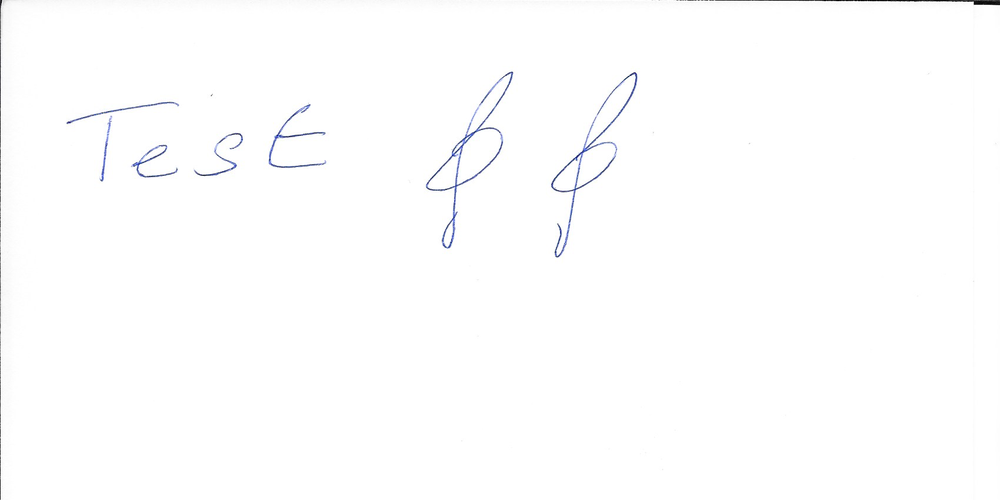
#> input picture input.png, 1000 x 500 px, shrunk from 1700 x 850 before the run
$ python filter.py input.png 5 5
#> lines starting #> are read from the running program, lines starting #| are printed output that depends on the picture; after the words box and inside, x2 and y2 are one past the last pixel; in counts of white or black regions, pixels touching at a corner belong together
import sys
from PIL import Image
import numpy as np
import matplotlib.pyplot as plt

try    : file  = str(sys.argv[1])
except : print(f'Usage for {sys.argv[0]} : ./{sys.argv[0]} <file.png> <tresh=40> <margin=10px>')

try : tresh = int(sys.argv[2])
except : tresh=40

try : margin = int(sys.argv[3])
except : margin = 10

print(f'Running {sys.argv[0]} for tresh={tresh} and margin={margin}px.\n')
###
#define the filter
def filter(val, tresh=50):
    if val < tresh : return 0
    else : return 255

vfilter = np.vectorize(filter, excluded={'tresh'})

###
img  = np.array(Image.open(file))
#> img is the input picture: shape (500, 1000, 4); mean R, G, B, A 253.6, 253.7, 254, 255
data = 255 - np.mean(img, axis=2)
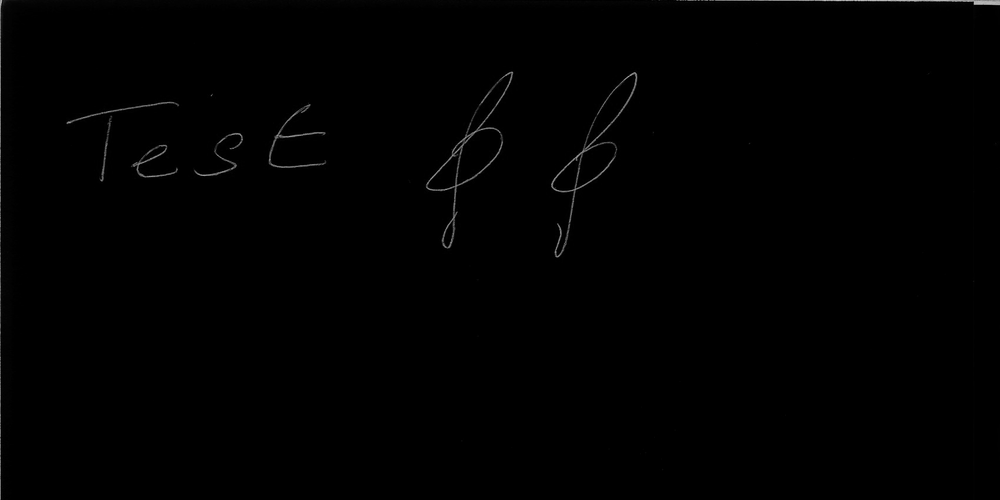
#> data: shape (500, 1000) float64; min 0, max 191.2, mean 0.9
shapey, shapex = data.shape #beware these are inverted !
#> shapey = 500; shapex = 1000
print(f'Img dims : {shapex}x{shapey}px')
#| Img dims : 1000x500px

#remove the margins
X,Y = np.meshgrid(np.arange(shapex), np.arange(shapey))
cond = ((X <= margin) | (shapex - X <= margin)) | ((Y <= margin) | (shapey - Y <= margin))
data = np.where(cond, 0, data) #remove the margins
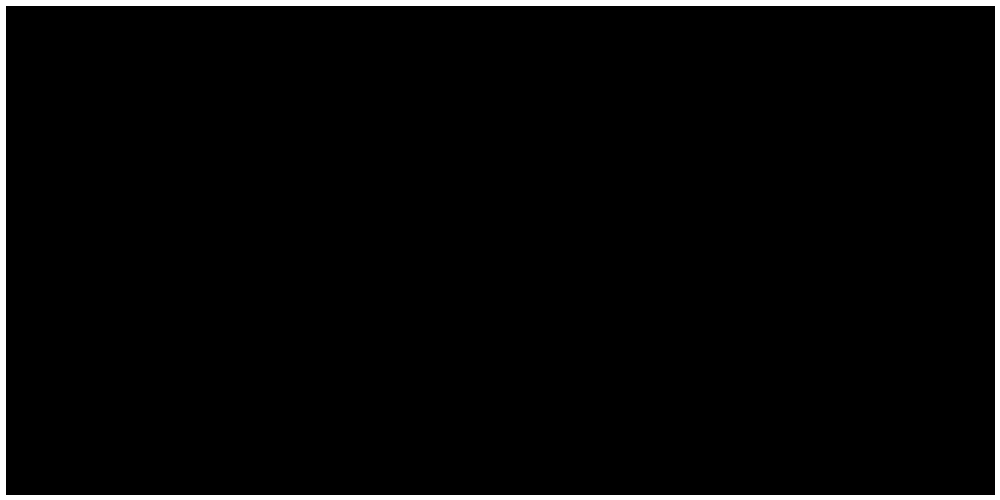
#> cond: shape (500, 1000) bool; 3.3% white; 1 white region, box (x1, y1, x2, y2) and area: (0, 0, 1000, 500) 16379

#filter the image
filtered = vfilter(data, tresh)
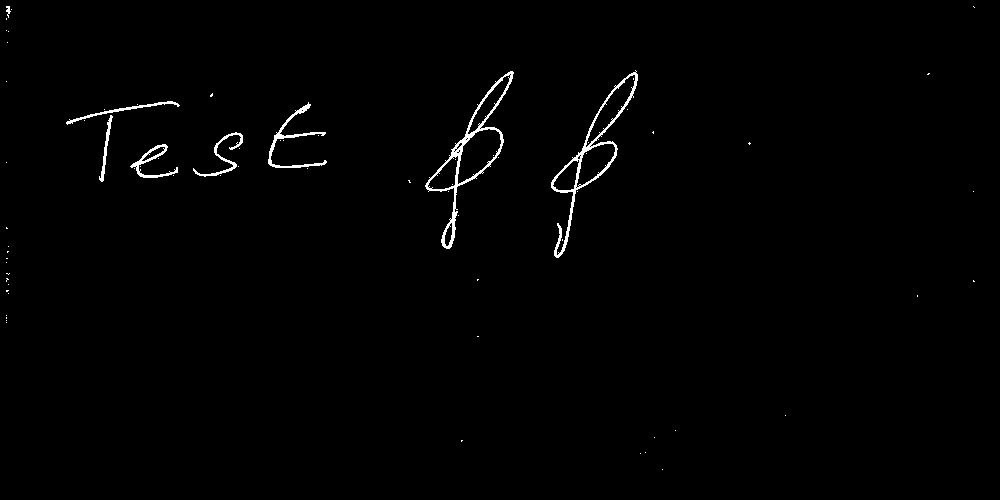
#> filtered: shape (500, 1000) int64; 0.93% white in thin lines or dots, all inside (x1, y1, x2, y2) = (6, 6, 975, 470)

#save the image
rep = 255 - filtered
im = Image.fromarray(rep.astype(np.uint8))
im.save(f"filtered_{file}")
print(f'Saved image as filtered_{file}')

###
fig = plt.figure(figsize=(12,4))
grid = plt.GridSpec(1,3)
ax = fig.add_subplot(grid[1], title='Original')
bx = fig.add_subplot(grid[2], title=f'Filter applied (tresh : {tresh})')
cx = fig.add_subplot(grid[0], title='Filter', aspect=1, xlim=[-1,256], ylim=[-1,256])

#display the original image
ax.imshow(data, cmap='Greys')

#display the treated image
bx.imshow(filtered, cmap='Greys_r')

#plot the filter
tt = np.arange(255)
yy = vfilter(tt, tresh)
cx.plot(tt,tt, 'k--', lw=.5)
cx.plot(tt,yy, 'k-', lw=2)

plt.show()
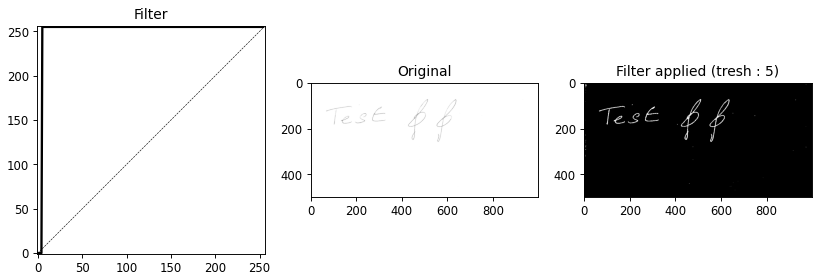
#> figure drawn by matplotlib, 3 panels; panel 3: curve peaks at x = 254, y = 254; panel 3: curve peaks at x = 5, y = 255
